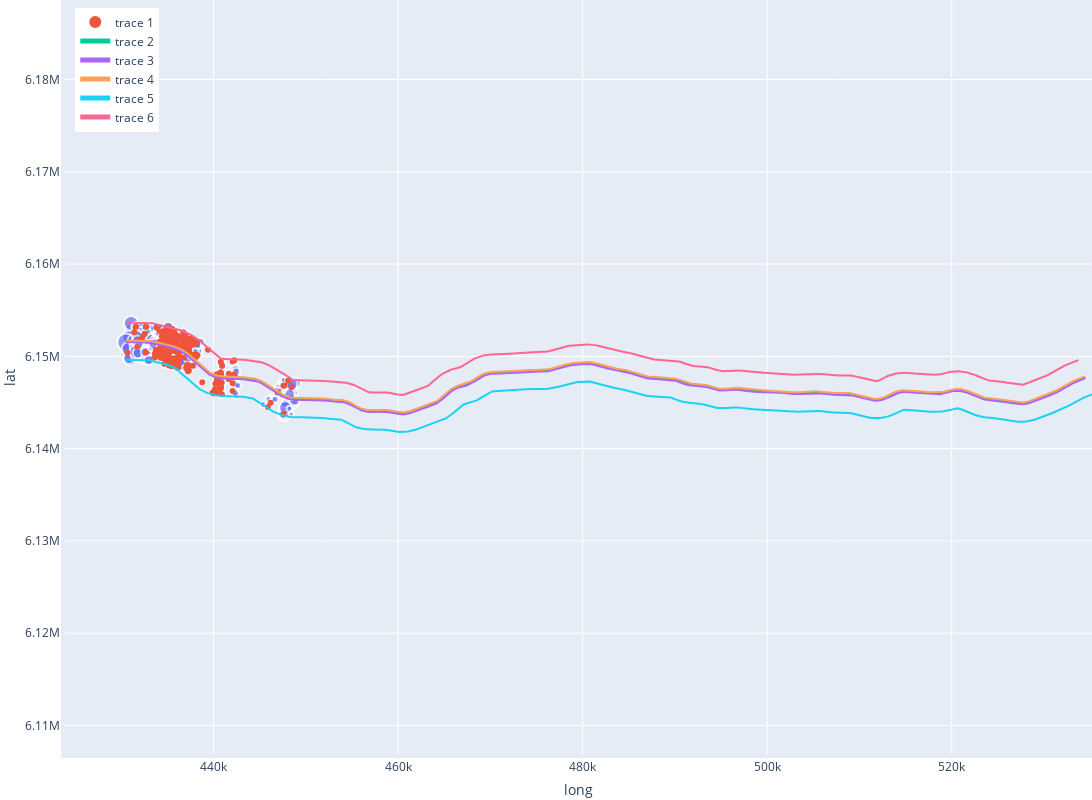

Notebook code for this chart:
### Code cell
# import plotly.graph_objects as go

x = df.POINT_X
y = df.POINT_Y

df0.dropna(inplace = True)
sizeref = 2.*max(df0['dave'])/(300)
# f = px.scatter(df0, x='long', y='lat', color='sector2000_50_str', size='dave')
# # senza colori per settore
f = px.scatter(df0, x='long', y='lat', size='dave', hover_data=['sector2000_50','dbase'])

sizeref = 2.*max(df_zo.dbase)/300
f = px.scatter(df_zo, x='long', y='lat', size='dbase', hover_data=['sector2000_50','Pds'])


f.update_traces(marker=dict(
    sizemode='area', sizeref=sizeref, line_width=2))

# f.add_trace(go.Scatter(x=df0.long, y=df0.lat, mode='markers', marker_size=df0.dave, marker=dict(
#     sizemode='area', sizeref=sizeref, line_width=2)))

# senza spessore punti
f.add_trace(go.Scatter(x=df_zo[(df_zo['dbase'] > 0) & (df_zo.Pds >= 0.01)]['long'], y=df_zo[(
    df_zo['dbase'] > 0) & (df_zo.Pds >= 0.01)]['lat'], mode='markers'))

# con spessore punti
# f.add_trace(go.Scatter(x=df_zo[df_zo['dbase'] > 0]['long'], y=df_zo[df_zo['dbase'] > 0]['lat'], mode='markers', marker_size=sizeref*10))

f.add_trace(go.Scatter(x=x, y=y))


f.add_trace(go.Scatter(x=df.vtrackupx, y=df.vtrackupy))
f.add_trace(go.Scatter(x=df.vtrackdownx, y=df.vtrackdowny))

f.add_trace(go.Scatter(x=df.vtrackup2000x, y=df.vtrackup2000y))
f.add_trace(go.Scatter(x=df.vtrackdown2000x, y=df.vtrackdown2000y))



f.update_yaxes(
    scaleanchor = "x",
    scaleratio = 1,
)


f.update_layout(
    autosize=False,
    width=1100,
    height=800,
    margin=dict(
        l=0,
        r=0,
        b=0,
        t=0,
        pad=4
    ), legend = dict(
        yanchor="top",
        y=0.99,
        xanchor="left",
        x=0.01
    )
)

f.show()

### Figure 1 — Plotly figure (JSON) as saved in the notebook; plotly's stock layout.template omitted (floating-point values rounded to 4 significant figures; data arrays with more than 128 entries replaced by an {"elided": "..."} marker saying what was removed)
{"data": [{"customdata": {"elided": "673x2 float values"}, "hovertemplate": "long=%{x}<br>lat=%{y}<br>dbase=%{marker.size}<br>sector2000_50=%{customdata[0]}<br>Pds=%{customdata[1]}<extra></extra>", "legendgroup": "", "marker": {"color": "#636efa", "line": {"width": 2}, "size": {"elided": "673 float values"}, "sizemode": "area", "sizeref": 0.1286, "symbol": "circle"}, "mode": "markers", "name": "", "orientation": "v", "showlegend": false, "type": "scatter", "x": {"elided": "673 float values"}, "xaxis": "x", "y": {"elided": "673 float values"}, "yaxis": "y"}, {"mode": "markers", "type": "scatter", "x": {"elided": "199 float values"}, "y": {"elided": "199 float values"}}, {"type": "scatter", "x": {"elided": "5439 float values"}, "y": {"elided": "5439 float values"}}, {"type": "scatter", "x": {"elided": "5439 float values"}, "y": {"elided": "5439 float values"}}, {"type": "scatter", "x": {"elided": "5439 float values"}, "y": {"elided": "5439 float values"}}, {"type": "scatter", "x": {"elided": "5439 float values"}, "y": {"elided": "5439 float values"}}, {"type": "scatter", "x": {"elided": "5439 float values"}, "y": {"elided": "5439 float values"}}], "layout": {"autosize": false, "height": 800, "legend": {"itemsizing": "constant", "tracegroupgap": 0, "x": 0.01, "xanchor": "left", "y": 0.99, "yanchor": "top"}, "margin": {"b": 0, "l": 0, "pad": 4, "r": 0, "t": 0}, "width": 1100, "xaxis": {"anchor": "y", "domain": [0, 1], "title": {"text": "long"}}, "yaxis": {"anchor": "x", "domain": [0, 1], "scaleanchor": "x", "scaleratio": 1, "title": {"text": "lat"}}}}
